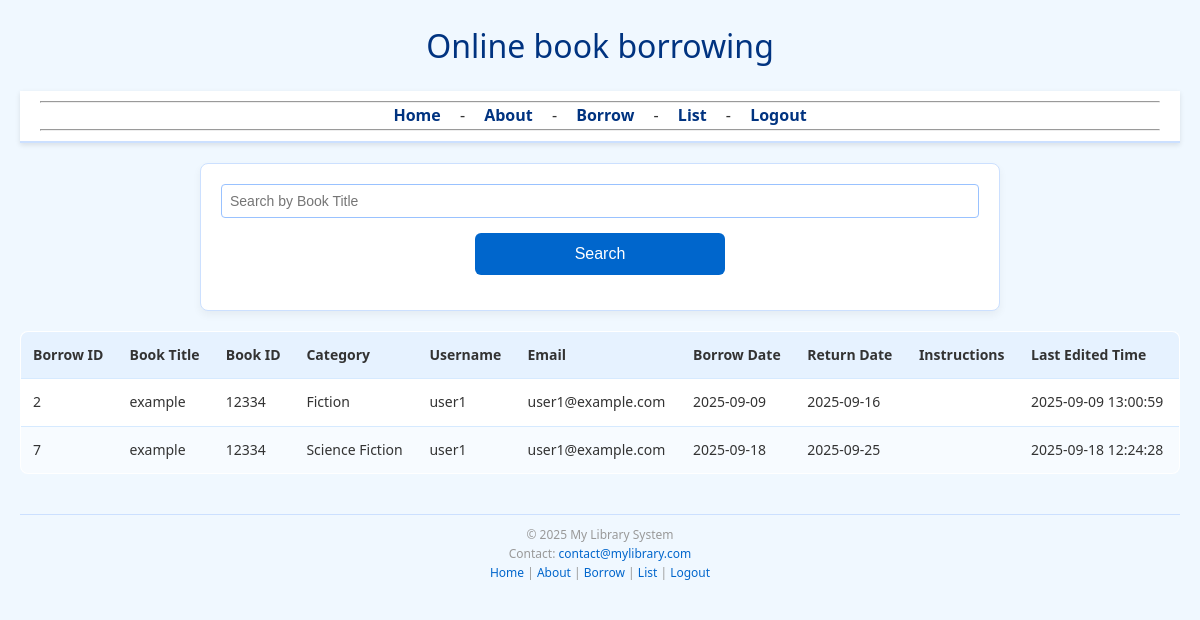
Screenshot of /borrowList (signed in) with the database file from the repository.
### tables this page shows
CREATE TABLE Borrows (
                  id             INTEGER PRIMARY KEY,
                  book_id        TEXT,
                  book_title     TEXT,
                  category       TEXT,
                  picture        TEXT,
                  borrower_id    INTEGER,
                  borrow_date    TEXT,
                  return_date    TEXT,
                  Instructions   TEXT,
                  update_time    TEXT,
                  FOREIGN KEY (borrower_id) REFERENCES Users(id)

                );

CREATE TABLE Users (
                  id             INTEGER PRIMARY KEY,
                  username       TEXT UNIQUE NOT NULL,
                  password       TEXT NOT NULL,
                  real_name      TEXT,
                  email          TEXT,
                  role           INTEGER NOT NULL CHECK(role IN (0, 1))
                );

### main.py (the view, shortened to what this page needs)
@app.route('/borrowList')
def borrowList():
    search_query = request.args.get('search', '')
    db = get_db()
    message = ""
    role = getattr(current_user, 'role', 0)
    if search_query:
        if role == 1:
            cursor = db.execute("""
                SELECT b.*, u.username, u.email
                FROM Borrows b
                LEFT JOIN Users u ON b.borrower_id = u.id
                WHERE b.book_title LIKE ? OR u.username LIKE ? ORDER BY b.id ASC
            """, ('%' + search_query + '%', '%' + search_query + '%'))
            borrows = cursor.fetchall()
        else:
            cursor = db.execute("""
                SELECT b.*, u.username, u.email
                FROM Borrows b
                LEFT JOIN Users u ON b.borrower_id = u.id
                WHERE b.borrower_id = ? AND (b.book_title LIKE ? OR u.username LIKE ?) ORDER BY b.id ASC
            """, (current_user.id, '%' + search_query + '%', '%' + search_query + '%'))
            borrows = cursor.fetchall()
        if not borrows:
            message = "The order you are looking for does not exist"
    else:
        if role == 1:
            cursor = db.execute("""
                SELECT b.*, u.username, u.email
                FROM Borrows b
                LEFT JOIN Users u ON b.borrower_id = u.id
                ORDER BY b.id ASC
            """)
            borrows = cursor.fetchall()
        else:
            cursor = db.execute("""
                SELECT b.*, u.username, u.email
                FROM Borrows b
                LEFT JOIN Users u ON b.borrower_id = u.id
                WHERE b.borrower_id = ? ORDER BY b.id ASC
            """, (current_user.id,))
            borrows = cursor.fetchall()
    return render_template('borrow_list_admin.html' if role == 1 else 'borrow_list_guest.html', borrows=borrows, search_query=search_query, message=message)

### auth.py (called while the page is built)
@login_manager.user_loader
def load_user(user_id):
    try:
        db = get_db()
        cursor = db.execute(
            "SELECT id, username, password, real_name, email, role FROM Users WHERE id = ?", (user_id,))
        user_data = cursor.fetchone()
        print("Loading user - user_id:", user_id, "user_data:", user_data)
        if user_data is not None:
            user_id = user_data[0]
            username = user_data[1]
            real_name = user_data[3]
            email = user_data[4]
            role = int(float(str(user_data[5]))) if user_data[5] is not None and str(
                user_data[5]).strip() else 0
            return User(user_id, username, real_name, email, role)
        return None
    except Exception as e:
        print("Error in load_user:", e)
        return None

    @property
    def role(self):
        return self._role

### templates/borrow_list_guest.html (shortened to what this page needs)
{% extends 'layout.html' %}
{% block content %}
<div class="content">
    <head>
    </head>
    <form action="{{ url_for('borrowList') }}" method="get" style="margin-bottom: 20px;">
        <input type="text" name="search" value="{{ search_query }}" placeholder="Search by Book Title ">
        <input type="submit" value="Search">
    </form>
    <table>
        <thead>
            <tr>
                <th>Borrow ID</th>
                <th>Book Title</th>
                <th>Book ID</th>
                <th>Category</th>
                <th>Username</th>
                <th>Email</th>
                <th>Borrow Date</th>
                <th>Return Date</th>
                <th>Instructions</th>
                <th>Last Edited Time</th>
            </tr>
        </thead>
        <tbody>
            {% for borrow in borrows %}
            <tr>
                <td>{{ borrow.id }}</td>
                <td>{{ borrow.book_title }}</td>
                <td>{{ borrow.book_id }}</td>
                <td>{{ borrow.category }}</td>
                <td>{{ borrow.username|default('Not set') }}</td>
                <td>{{ borrow.email|default('Not set') }}</td>
                <td>{{ borrow.borrow_date }}</td>
                <td>{{ borrow.return_date }}</td>
                <td>{{ borrow.instructions }}</td>
                <td>{{ borrow.update_time }}</td>
            </tr>
            {% endfor %}
        </tbody>
    </table>
</div>
{% endblock %}

### static/style.css (style rules this page uses)
* { margin: 0; padding: 0; box-sizing: border-box; }
body { font-family: 'Segoe UI', Arial, sans-serif; background-color: #f0f8ff; color: #333; padding: 20px; line-height: 1.6; }
.content { animation: fadeIn 0.5s ease-in; }
form { background-color: #ffffff; padding: 20px; border-radius: 8px; border: 1px solid #cce0ff; max-width: 800px; margin: 20px auto; box-shadow: 0 4px 8px rgba(0, 0, 0, 0.05); }
input[type="text"], input[type="email"], input[type="date"], select, textarea { width: 100%; padding: 8px; border: 1px solid #99c2ff; border-radius: 4px; font-size: 14px; transition: border-color 0.3s, box-shadow 0.3s; }
input[type="submit"], .button { background-color: #0066cc; color: white; padding: 12px; border: none; border-radius: 6px; cursor: pointer; font-size: 16px; width: 100%; max-width: 250px; margin: 15px auto; transition: background-color 0.3s, transform 0.2s, box-shadow 0.2s; text-align: center; display: block; text-decoration: none; }
table { width: 100%; border-collapse: collapse; margin: 20px auto; background-color: #ffffff; border: 1px solid #cce0ff; border-radius: 8px; overflow: hidden; }
thead { background-color: #e6f2ff; }
th, td { padding: 12px; text-align: left; border-bottom: 1px solid #d6eaff; font-size: 14px; transition: background-color 0.3s; background-color: transparent; }
tr:nth-child(even) { background-color: #f7fbff; }

### rows the page displays
Borrows: id "2", book_title "example", book_id "12334", category "Fiction", username "user1", email "user1@example.com", borrow_date "2025-09-09", return_date "2025-09-16", update_time "2025-09-09 13:00:59"
Borrows: id "7", book_title "example", book_id "12334", category "Science Fiction", username "user1", email "user1@example.com", borrow_date "2025-09-18", return_date "2025-09-25", update_time "2025-09-18 12:24:28"
